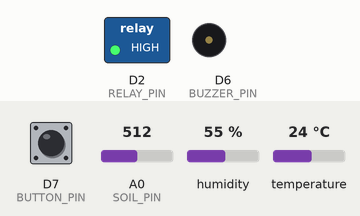
This sketch was run on a simulated ESP8266 (NodeMCU). On the bench: switched loads named in the sketch (green lamp = pin HIGH), buzzer (waves = sounding, pin HIGH). Inputs (shaded band) come from the test bench; at power-on: A0 (SOIL_PIN) = 512, D7 (BUTTON_PIN) HIGH, humidity 55 %, temperature 24 °C. WiFi joins after 1.5 s; servers stay silent unless stated; what the sketch prints to the serial monitor is not drawn.

Above: at 5.0 s.
5.1 s: A0 (SOIL_PIN) set to 461
8.3 s: A0 (SOIL_PIN) set to 432
At 11.1 s:
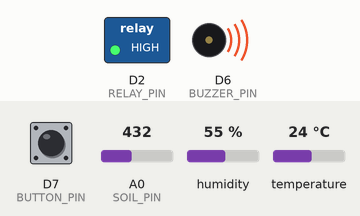
16.9 s: D7 (BUTTON_PIN) pulled LOW for 0.15 s
At 17.9 s:
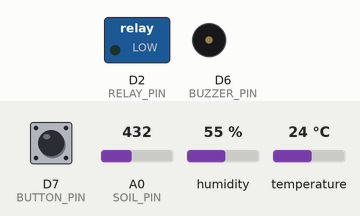
18.5 s: D7 (BUTTON_PIN) pulled LOW for 1 s
At 19.1 s:
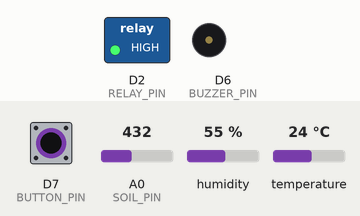
21.0 s: D7 (BUTTON_PIN) pulled LOW for 3.2 s
At 22.3 s:
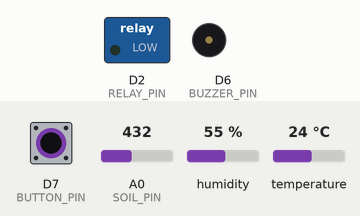
Timing chart, 0 to 24.0 s (numbered marks = the images above; inputs shaded):
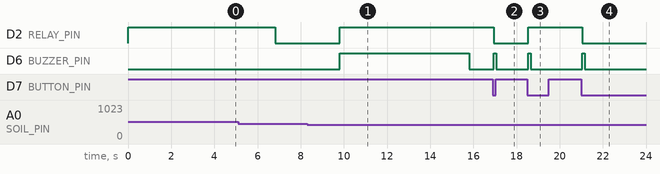

The sketch:

irrigation_system.ino
```cpp
#define BLYNK_TEMPLATE_ID "TMPL3cV2g4wS8"
#define BLYNK_TEMPLATE_NAME "IOT Smart Farming and Automated Irrigation system"
#define BLYNK_AUTH_TOKEN "SQ8eH7BJGZsWMD2s_DtYYAK16ZEnwoKq"
#define BLYNK_PRINT Serial

#include <ESP8266WiFi.h>
#include <BlynkSimpleEsp8266.h>
#include <DHT.h>

char ssid[] = "ESPTEST";
char pass[] = "12345678";

// ===== PINS =====
#define DHTPIN      D5
#define DHTTYPE     DHT22
#define SOIL_PIN    A0
#define RELAY_PIN   D2    // D1 se D2 change kiya
#define BUTTON_PIN  D7
#define BUZZER_PIN  D6

// ===== BLYNK VIRTUAL PINS =====
#define VPIN_TEMP    V0
#define VPIN_HUM     V1
#define VPIN_SOIL    V2
#define VPIN_PUMP    V3
#define VPIN_AUTO    V4
#define VPIN_BUZZER  V6

DHT dht(DHTPIN, DHTTYPE);
BlynkTimer timer;

// ===== STATE =====
bool pumpState   = false;
bool autoMode    = true;
bool buzzerState = false;
int  lastButtonState = HIGH;
int  soilPercent = 0;

// ===== CALIBRATION =====
int soilDry = 850;
int soilWet = 350;

// ===== THRESHOLD =====
int moistureThreshold = 80;

// ===== BUZZER TIMER =====
bool          alertActive  = false;
unsigned long buzzerStart  = 0;
const unsigned long buzzerDuration = 3000;

// ===== RELAY MODE =====
// Agar pump ON nahi ho raha to neeche RELAY_ACTIVE_LOW = false karo
#define RELAY_ACTIVE_LOW true

// ================================================
//  PUMP
// ================================================

void setPump(bool state) {
  pumpState = state;

  if (RELAY_ACTIVE_LOW) {
    digitalWrite(RELAY_PIN, state ? LOW : HIGH);
  } else {
    digitalWrite(RELAY_PIN, state ? HIGH : LOW);
  }

  Blynk.virtualWrite(VPIN_PUMP, state ? 1 : 0);
  Serial.print("[PUMP] ");
  Serial.println(state ? "ON" : "OFF");
}

// ================================================
//  BUZZER
// ================================================

void setBuzzer(bool state) {
  buzzerState = state;
  digitalWrite(BUZZER_PIN, state ? HIGH : LOW);
  Blynk.virtualWrite(VPIN_BUZZER, state ? 1 : 0);
  Serial.print("[BUZZER] ");
  Serial.println(state ? "ON" : "OFF");
}

// ================================================
//  DHT22
// ================================================

void readDHTData() {
  float h = dht.readHumidity();
  float t = dht.readTemperature();

  if (isnan(h) || isnan(t)) {
    Serial.println("[DHT] Failed!");
    return;
  }

  Blynk.virtualWrite(VPIN_TEMP, t);
  Blynk.virtualWrite(VPIN_HUM,  h);

  Serial.print("[DHT] Temp: ");
  Serial.print(t);
  Serial.print(" C  Hum: ");
  Serial.print(h);
  Serial.println(" %");
}

// ================================================
//  SOIL
// ================================================

void readSoilData() {
  int raw = analogRead(SOIL_PIN);
  soilPercent = map(raw, soilDry, soilWet, 0, 100);
  soilPercent = constrain(soilPercent, 0, 100);

  Blynk.virtualWrite(VPIN_SOIL, soilPercent);

  Serial.print("[SOIL] Raw: ");
  Serial.print(raw);
  Serial.print("  Moisture: ");
  Serial.print(soilPercent);
  Serial.println("%");
}

// ================================================
//  AUTO CONTROL
// ================================================

void autoControl() {
  if (!autoMode) return;

  if (soilPercent < moistureThreshold) {
    // DRY → Pump ON
    if (!pumpState)  setPump(true);
    if (buzzerState) setBuzzer(false);
    alertActive = false;
    Serial.println("[AUTO] Dry → Pump ON");

  } else {
    // WET → Pump OFF + Buzzer beep
    if (pumpState) setPump(false);

    if (!alertActive) {
      setBuzzer(true);
      alertActive = true;
      buzzerStart = millis();
      Serial.println("[AUTO] Wet → Pump OFF, Buzzer ON");
    }
  }
}

// ================================================
//  BUZZER AUTO OFF
// ================================================

void handleBuzzerTimer() {
  if (alertActive && (millis() - buzzerStart >= buzzerDuration)) {
    setBuzzer(false);
    alertActive = false;
    Serial.println("[BUZZER] Auto OFF");
  }
}

// ================================================
//  PHYSICAL BUTTON (D7)
// ================================================

void checkButton() {
  int currentState = digitalRead(BUTTON_PIN);

  if (currentState == LOW && lastButtonState == HIGH) {
    delay(50);
    if (digitalRead(BUTTON_PIN) == LOW) {

      autoMode = false;
      Blynk.virtualWrite(VPIN_AUTO, 0);

      bool newPump = !pumpState;
      setPump(newPump);

      // Short beep feedback
      digitalWrite(BUZZER_PIN, HIGH);
      delay(100);
      digitalWrite(BUZZER_PIN, LOW);

      Serial.print("[BUTTON] Manual → Pump ");
      Serial.println(newPump ? "ON" : "OFF");

      while (digitalRead(BUTTON_PIN) == LOW) delay(10);
    }
  }

  lastButtonState = currentState;
}

// ================================================
//  SEND DATA (every 3 sec)
// ================================================

void sendData() {
  readDHTData();
  readSoilData();
  autoControl();
  handleBuzzerTimer();
  Serial.println("----------------------------");
}

// ================================================
//  BLYNK CALLBACKS
// ================================================

BLYNK_CONNECTED() {
  Blynk.virtualWrite(VPIN_AUTO,   autoMode    ? 1 : 0);
  Blynk.virtualWrite(VPIN_PUMP,   pumpState   ? 1 : 0);
  Blynk.virtualWrite(VPIN_BUZZER, buzzerState ? 1 : 0);
  Serial.println("[BLYNK] Connected & Synced");
}

BLYNK_WRITE(VPIN_PUMP) {
  if (!autoMode) {
    setPump(param.asInt());
  } else {
    Blynk.virtualWrite(VPIN_PUMP, pumpState ? 1 : 0);
  }
}

BLYNK_WRITE(VPIN_AUTO) {
  autoMode = param.asInt();
  Serial.print("[MODE] Auto: ");
  Serial.println(autoMode ? "ON" : "OFF");

  if (!autoMode) {
    setBuzzer(false);
    alertActive = false;
  }
}

BLYNK_WRITE(VPIN_BUZZER) {
  if (!autoMode) {
    setBuzzer(param.asInt());
  } else {
    Blynk.virtualWrite(VPIN_BUZZER, buzzerState ? 1 : 0);
  }
}

// ================================================
//  SETUP
// ================================================

void setup() {
  Serial.begin(115200);
  Serial.println("\n=== Smart Farming Boot ===");

  pinMode(RELAY_PIN,  OUTPUT);
  pinMode(BUTTON_PIN, INPUT_PULLUP);
  pinMode(BUZZER_PIN, OUTPUT);

  digitalWrite(RELAY_PIN,  HIGH);  // Relay OFF
  digitalWrite(BUZZER_PIN, LOW);   // Buzzer OFF

  dht.begin();
  delay(2000);

  Blynk.begin(BLYNK_AUTH_TOKEN, ssid, pass);

  timer.setInterval(3000L, sendData);
  timer.setInterval(100L,  checkButton);
}

// ================================================
//  LOOP
// ================================================

void loop() {
  Blynk.run();
  timer.run();
}
```

Measured:
- the behaviour switches between 448 and 447 on A0 (SOIL_PIN) (found by bisection; images 0 and 1)
- after the input at 8.3 s, D2 (RELAY_PIN): LOW → HIGH after 1.5 s; D6 (BUZZER_PIN): LOW → HIGH after 1.5 s, → LOW 6.0 s later
- after the input at 16.9 s, D2 (RELAY_PIN): HIGH → LOW after 0.05 s; D6 (BUZZER_PIN): LOW → HIGH after 0.06 s, → LOW 0.10 s later
- after the input at 18.5 s, D2 (RELAY_PIN): LOW → HIGH after 0.06 s; D6 (BUZZER_PIN): LOW → HIGH after 0.06 s, → LOW 0.10 s later
- after the input at 21.0 s, D2 (RELAY_PIN): HIGH → LOW after 0.06 s; D6 (BUZZER_PIN): LOW → HIGH after 0.06 s, → LOW 0.10 s later
